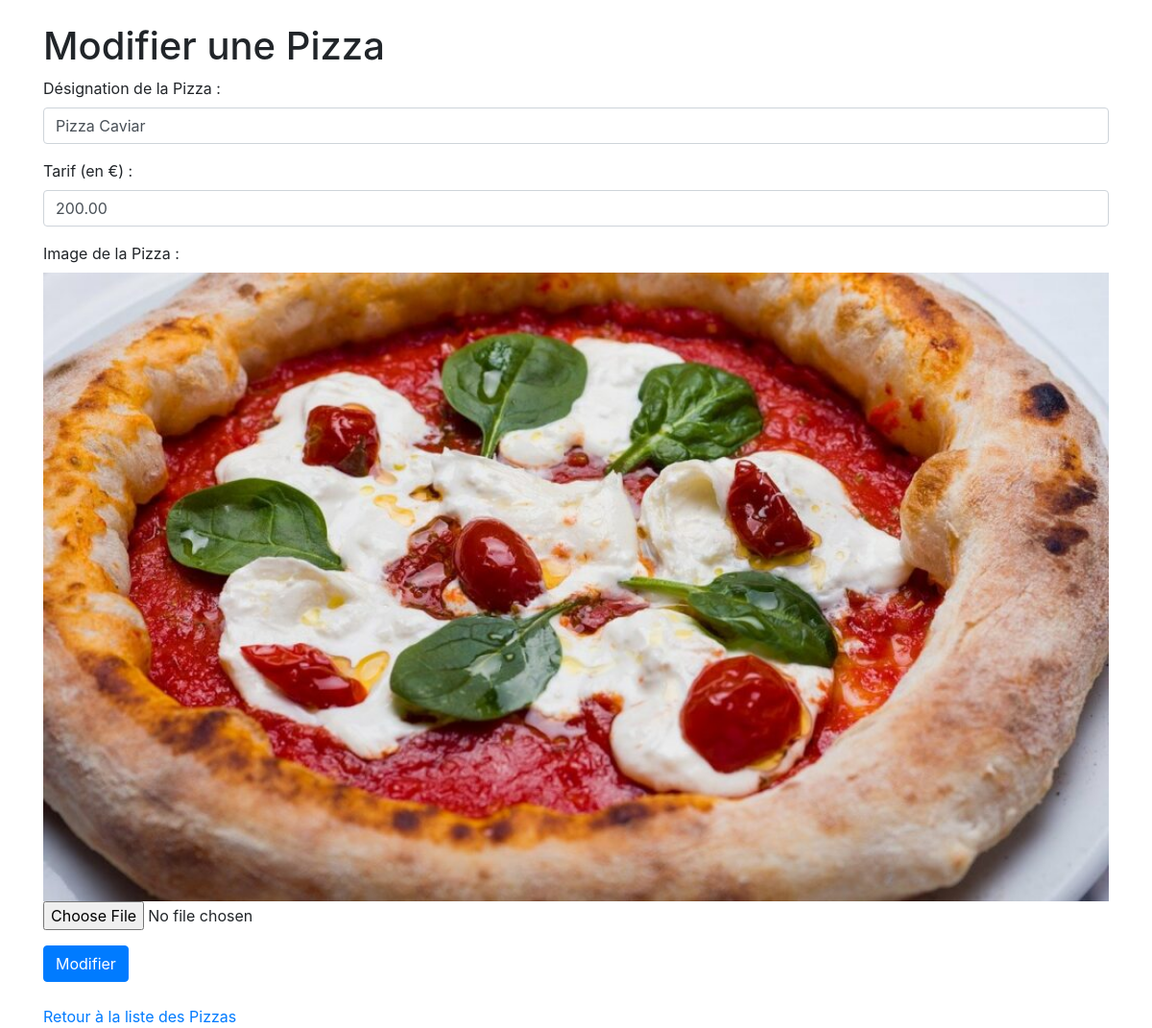
The app's page /edit_pizza.php?id=1 with its own data.
### tables this page shows
CREATE TABLE `pizza` (
  `NROPIZZ` int(11) NOT NULL,
  `DESIGNPIZZ` char(20) DEFAULT NULL,
  `TARIFPIZZ` decimal(5,2) DEFAULT NULL,
  `IMAGEPIZZ` varchar(255) DEFAULT NULL
);

### edit_pizza.php (the view, shortened to what this page needs)
<?php
include_once ('db.php');
?>
<!DOCTYPE html>
<html lang="en">
<head>
    <link href="https://stackpath.bootstrapcdn.com/bootstrap/4.5.2/css/bootstrap.min.css" rel="stylesheet">
    <link rel="stylesheet" href="./css/style.css">
</head>
<body>
<div class="container">
    <h1 class="mt-4">Modifier une Pizza</h1>
    <?php
    if(isset($_GET["id"])) {
        $id = $_GET["id"];
        $result = $conn->query("SELECT * FROM pizza WHERE NROPIZZ = $id");
        if ($result->num_rows == 1) {
            $row = $result->fetch_assoc();
        } else {
            echo "Aucune pizza trouvée avec cet ID.";
        }
    } else {
        echo "ID de la pizza non spécifié.";
    }
    ?>
    <form method="post" action="<?php echo isset($id) ? htmlspecialchars($_SERVER["PHP_SELF"] . "?id=" . $id) : htmlspecialchars($_SERVER["PHP_SELF"]); ?>" enctype="multipart/form-data">
        <div class="form-group">
            <label for="design">Désignation de la Pizza :</label>
            <input type="text" class="form-control" id="design" name="design" value="<?php echo $row["DESIGNPIZZ"]; ?>" required>
        </div>
        <div class="form-group">
            <label for="tarif">Tarif (en €) :</label>
            <input type="text" class="form-control" id="tarif" name="tarif" value="<?php echo $row["TARIFPIZZ"]; ?>" required>
        </div>
        <div class="form-group">
            <label for="image">Image de la Pizza :</label>
            <?php if (isset($row['IMAGEPIZZ'])): ?>
                <img src="<?php echo $row['IMAGEPIZZ']; ?>" alt="Image de la Pizza" class="img">
            <?php endif; ?>
            <input type="file" class="form-control-file" id="image" name="image">
        </div>
        <button type="submit" class="btn btn-primary" name="<?php echo isset($_GET["action"]) && $_GET["action"] == "add" ? "add_pizza" : (isset($_GET["action"]) && $_GET["action"] == "delete" ? "delete_pizza" : "edit_pizza"); ?>">
            <?php echo isset($_GET["action"]) && $_GET["action"] == "add" ? "Ajouter" : (isset($_GET["action"]) && $_GET["action"] == "delete" ? "Supprimer" : "Modifier"); ?>
        </button>
    </form>
    <br>
    <a href="index.php">Retour à la liste des Pizzas</a>
</div>
</body>
</html>

### css/style.css (style rules this page uses)
img { width: 100%; height: 100%; }

### records on screen
pizza: design "Pizza Caviar", tarif "200.00", IMAGEPIZZ (picture)
